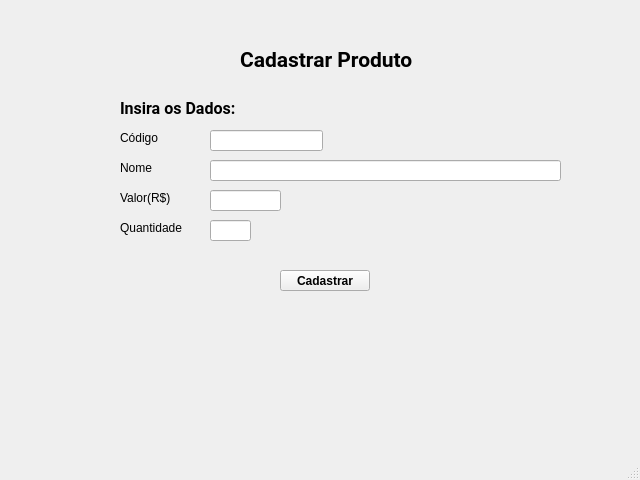
<?xml version="1.0" encoding="UTF-8"?>
<ui version="4.0">
 <class>MainWindow</class>
 <widget class="QMainWindow" name="MainWindow">
  <property name="geometry">
   <rect>
    <x>0</x>
    <y>0</y>
    <width>640</width>
    <height>480</height>
   </rect>
  </property>
  <property name="windowTitle">
   <string>Controle de Estoque</string>
  </property>
  <widget class="QWidget" name="centralwidget">
   <widget class="QLabel" name="label">
    <property name="geometry">
     <rect>
      <x>240</x>
      <y>50</y>
      <width>181</width>
      <height>20</height>
     </rect>
    </property>
    <property name="font">
     <font>
      <family>Roboto</family>
      <pointsize>16</pointsize>
      <weight>75</weight>
      <bold>true</bold>
     </font>
    </property>
    <property name="text">
     <string>Cadastrar Produto</string>
    </property>
   </widget>
   <widget class="QLabel" name="label_2">
    <property name="geometry">
     <rect>
      <x>120</x>
      <y>130</y>
      <width>58</width>
      <height>16</height>
     </rect>
    </property>
    <property name="text">
     <string>Código</string>
    </property>
   </widget>
   <widget class="QLabel" name="label_3">
    <property name="geometry">
     <rect>
      <x>120</x>
      <y>160</y>
      <width>58</width>
      <height>16</height>
     </rect>
    </property>
    <property name="text">
     <string>Nome</string>
    </property>
   </widget>
   <widget class="QLabel" name="label_4">
    <property name="geometry">
     <rect>
      <x>120</x>
      <y>190</y>
      <width>58</width>
      <height>16</height>
     </rect>
    </property>
    <property name="text">
     <string>Valor(R$)</string>
    </property>
   </widget>
   <widget class="QLabel" name="label_5">
    <property name="geometry">
     <rect>
      <x>120</x>
      <y>220</y>
      <width>71</width>
      <height>16</height>
     </rect>
    </property>
    <property name="text">
     <string>Quantidade</string>
    </property>
   </widget>
   <widget class="QLabel" name="label_6">
    <property name="geometry">
     <rect>
      <x>120</x>
      <y>100</y>
      <width>121</width>
      <height>16</height>
     </rect>
    </property>
    <property name="font">
     <font>
      <family>Roboto</family>
      <pointsize>12</pointsize>
      <weight>75</weight>
      <bold>true</bold>
     </font>
    </property>
    <property name="text">
     <string>Insira os Dados:</string>
    </property>
   </widget>
   <widget class="QLineEdit" name="lineEdit">
    <property name="geometry">
     <rect>
      <x>210</x>
      <y>130</y>
      <width>113</width>
      <height>21</height>
     </rect>
    </property>
   </widget>
   <widget class="QLineEdit" name="lineEdit_2">
    <property name="geometry">
     <rect>
      <x>210</x>
      <y>160</y>
      <width>351</width>
      <height>21</height>
     </rect>
    </property>
   </widget>
   <widget class="QLineEdit" name="lineEdit_3">
    <property name="geometry">
     <rect>
      <x>210</x>
      <y>190</y>
      <width>71</width>
      <height>21</height>
     </rect>
    </property>
   </widget>
   <widget class="QLineEdit" name="lineEdit_4">
    <property name="geometry">
     <rect>
      <x>210</x>
      <y>220</y>
      <width>41</width>
      <height>21</height>
     </rect>
    </property>
   </widget>
   <widget class="QPushButton" name="pushButton">
    <property name="geometry">
     <rect>
      <x>280</x>
      <y>270</y>
      <width>90</width>
      <height>21</height>
     </rect>
    </property>
    <property name="font">
     <font>
      <weight>75</weight>
      <bold>true</bold>
     </font>
    </property>
    <property name="text">
     <string>Cadastrar</string>
    </property>
   </widget>
  </widget>
  <widget class="QStatusBar" name="statusbar"/>
 </widget>
 <resources/>
 <connections/>
</ui>
